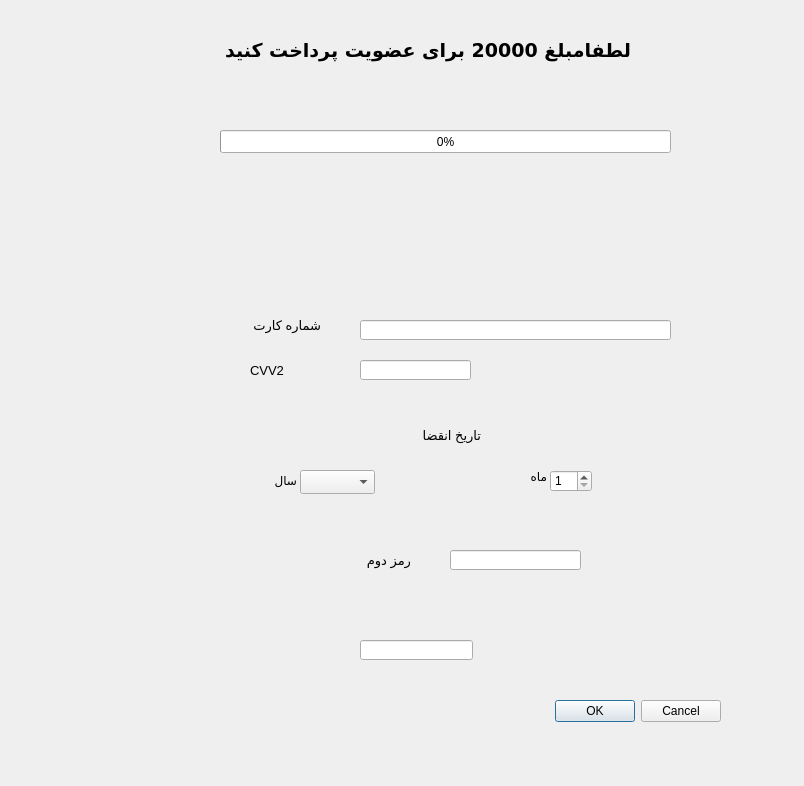
<?xml version="1.0" encoding="UTF-8"?>
<ui version="4.0">
 <class>dialog_pardakht</class>
 <widget class="QDialog" name="dialog_pardakht">
  <property name="geometry">
   <rect>
    <x>0</x>
    <y>0</y>
    <width>804</width>
    <height>786</height>
   </rect>
  </property>
  <property name="windowTitle">
   <string>Dialog</string>
  </property>
  <widget class="QLabel" name="label">
   <property name="geometry">
    <rect>
     <x>130</x>
     <y>310</y>
     <width>191</width>
     <height>31</height>
    </rect>
   </property>
   <property name="font">
    <font>
     <pointsize>10</pointsize>
    </font>
   </property>
   <property name="text">
    <string>شماره کارت</string>
   </property>
  </widget>
  <widget class="QLineEdit" name="number_of_creditcard">
   <property name="geometry">
    <rect>
     <x>360</x>
     <y>320</y>
     <width>311</width>
     <height>20</height>
    </rect>
   </property>
  </widget>
  <widget class="QLabel" name="label_2">
   <property name="geometry">
    <rect>
     <x>250</x>
     <y>360</y>
     <width>71</width>
     <height>21</height>
    </rect>
   </property>
   <property name="font">
    <font>
     <pointsize>10</pointsize>
    </font>
   </property>
   <property name="text">
    <string>CVV2</string>
   </property>
  </widget>
  <widget class="QLineEdit" name="CVV2">
   <property name="geometry">
    <rect>
     <x>360</x>
     <y>360</y>
     <width>111</width>
     <height>20</height>
    </rect>
   </property>
  </widget>
  <widget class="QLabel" name="label_3">
   <property name="geometry">
    <rect>
     <x>370</x>
     <y>420</y>
     <width>111</width>
     <height>31</height>
    </rect>
   </property>
   <property name="font">
    <font>
     <pointsize>10</pointsize>
    </font>
   </property>
   <property name="text">
    <string>تاریخ انقضا</string>
   </property>
  </widget>
  <widget class="QLabel" name="label_4">
   <property name="geometry">
    <rect>
     <x>250</x>
     <y>470</y>
     <width>47</width>
     <height>21</height>
    </rect>
   </property>
   <property name="text">
    <string>سال</string>
   </property>
  </widget>
  <widget class="QLabel" name="label_5">
   <property name="geometry">
    <rect>
     <x>500</x>
     <y>470</y>
     <width>47</width>
     <height>13</height>
    </rect>
   </property>
   <property name="text">
    <string>ماه</string>
   </property>
  </widget>
  <widget class="QSpinBox" name="month">
   <property name="geometry">
    <rect>
     <x>550</x>
     <y>470</y>
     <width>42</width>
     <height>22</height>
    </rect>
   </property>
   <property name="minimum">
    <number>1</number>
   </property>
   <property name="maximum">
    <number>12</number>
   </property>
  </widget>
  <widget class="QLabel" name="sure">
   <property name="geometry">
    <rect>
     <x>300</x>
     <y>580</y>
     <width>231</width>
     <height>31</height>
    </rect>
   </property>
   <property name="font">
    <font>
     <pointsize>11</pointsize>
     <weight>75</weight>
     <italic>true</italic>
     <bold>true</bold>
    </font>
   </property>
   <property name="text">
    <string/>
   </property>
   <property name="alignment">
    <set>Qt::AlignCenter</set>
   </property>
  </widget>
  <widget class="QLineEdit" name="robat">
   <property name="geometry">
    <rect>
     <x>360</x>
     <y>640</y>
     <width>113</width>
     <height>20</height>
    </rect>
   </property>
  </widget>
  <widget class="QLabel" name="label_6">
   <property name="geometry">
    <rect>
     <x>260</x>
     <y>550</y>
     <width>151</width>
     <height>21</height>
    </rect>
   </property>
   <property name="font">
    <font>
     <pointsize>10</pointsize>
    </font>
   </property>
   <property name="text">
    <string>رمز دوم</string>
   </property>
  </widget>
  <widget class="QLineEdit" name="second_password">
   <property name="geometry">
    <rect>
     <x>450</x>
     <y>550</y>
     <width>131</width>
     <height>20</height>
    </rect>
   </property>
  </widget>
  <widget class="QDialogButtonBox" name="buttonBox">
   <property name="geometry">
    <rect>
     <x>510</x>
     <y>700</y>
     <width>211</width>
     <height>23</height>
    </rect>
   </property>
   <property name="standardButtons">
    <set>QDialogButtonBox::Cancel|QDialogButtonBox::Ok</set>
   </property>
  </widget>
  <widget class="QLabel" name="label_7_price">
   <property name="geometry">
    <rect>
     <x>70</x>
     <y>30</y>
     <width>561</width>
     <height>41</height>
    </rect>
   </property>
   <property name="font">
    <font>
     <family>Aharoni</family>
     <pointsize>14</pointsize>
     <weight>75</weight>
     <bold>true</bold>
    </font>
   </property>
   <property name="text">
    <string>لطفامبلغ 20000 برای عضویت پرداخت کنید</string>
   </property>
  </widget>
  <widget class="QComboBox" name="comboBox">
   <property name="geometry">
    <rect>
     <x>300</x>
     <y>470</y>
     <width>75</width>
     <height>24</height>
    </rect>
   </property>
  </widget>
  <widget class="QProgressBar" name="progressBar">
   <property name="geometry">
    <rect>
     <x>220</x>
     <y>130</y>
     <width>451</width>
     <height>23</height>
    </rect>
   </property>
   <property name="value">
    <number>0</number>
   </property>
  </widget>
 </widget>
 <resources/>
 <connections/>
</ui>
